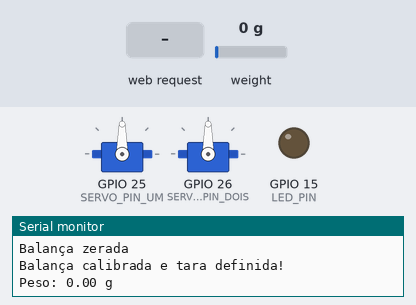
The sketch below on a simulated ESP32. Parts: 2 × servo, output pins drawn as LEDs (lit = HIGH), the last lines printed to the serial monitor. Inputs (shaded band) come from the test bench; at power-on: weight on the scale 0 g. WiFi joins after 1.5 s; servers stay silent unless stated.

Above: at 9.2 s.
9.3 s: HTTP request GET /door/on received
At 10.7 s:
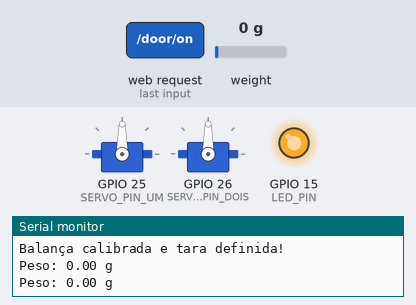
11.1 s: HTTP request GET /door/off received
At 11.9 s:
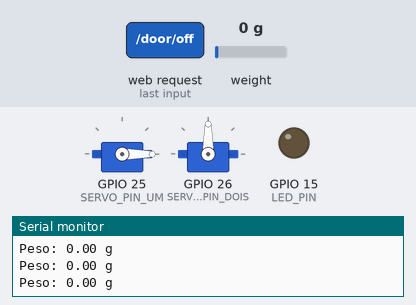
12.7 s: HTTP request GET /peso/loadFood received
At 14.7 s:
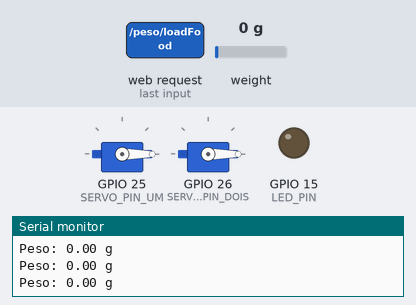
Timing chart, 0 to 16.3 s (numbered marks = the images above; inputs shaded):
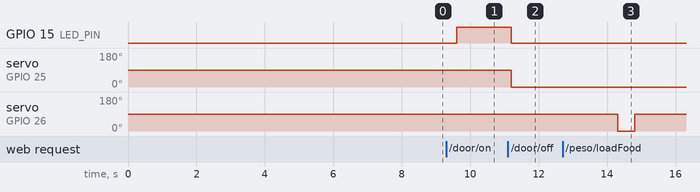

The sketch:

arduino.ino
```cpp
#include <WiFi.h>
#include <WebServer.h>
#include <ESP32Servo.h>
#include "HX711.h"

// definindo login e senha wifi
const char* ssid = "gabi";
const char* password = "12345678";
WebServer server(80);
// fim def


// inicio definindo variaveis

#define LED_PIN 15
#define SERVO_PIN_UM 25
#define SERVO_PIN_DOIS 26
#define CARGA_DT 12
#define CARGA_SCKT 14

Servo servoMotor1;
Servo servoMotor2;
HX711 balanca;

float fator_calibracao = -6740;
float pesoAtual = 0;
bool food = false;

// fim definindo variaveis


//inicio config wifi/local server
void conectarWifi() {
   //ip

   //wifi
  WiFi.begin(ssid, password);
  while (WiFi.status() != WL_CONNECTED) {
    delay(1000);
    Serial.println("Connecting to WiFi...");
  }
  Serial.println("Connected to WiFi");

  Serial.print("IP address: ");
  Serial.println(WiFi.localIP());


  // definindo rotas servidor
  server.on("/door/on", HTTP_GET, handleOpenDoor);
  server.on("/door/off", HTTP_GET, handleCloseDoor);
  server.on("/peso/food", HTTP_GET, handleSendWeight);
  server.on("/peso/loadFood", HTTP_GET, handleWeightRemote);
  server.begin();
  Serial.println("HTTP server started");

}


void setup() {
  Serial.begin(115200);

  //setando pinos
  servoMotor1.attach(SERVO_PIN_UM);
  servoMotor2.attach(SERVO_PIN_DOIS);
  pinMode(LED_PIN, OUTPUT);

  //chamando funçoes do estabulo
  conectarWifi();
  configuraBalanca();
}

void loop() {
  //esperando requisiçoes
  server.handleClient();

  //trabalhando o peso
  handleWeight();
}


void handleRoot() {
  digitalWrite(LED_PIN, HIGH);
}

// inicio funçoes peso
void zeraBalanca() {
  balanca.tare();
  Serial.println("Balança zerada");
}

void configuraBalanca() {
  balanca.begin(CARGA_DT, CARGA_SCKT);
  balanca.set_scale(fator_calibracao);
  delay(5000);
  zeraBalanca();
  Serial.println("Balança calibrada e tara definida!");
}

void handleWeightRemote() {

  //funcionando
  server.sendHeader("Access-Control-Allow-Origin", "*");
  servoMotor2.write(90);
  delay(1500);
  servoMotor2.write(0);
  server.send(200, "text/plain", "Comida Colocada!");
}

void handleFood() {
  if(food){
    servoMotor2.write(90);
    food = false;
  } else {
      //pesado
      servoMotor2.write(0);
  }
}

void handleWeight() {
  pesoAtual = balanca.get_units(5), 2;
  Serial.print("Peso: ");
  Serial.print(pesoAtual);

  if (pesoAtual < 5.00) {
    //pesado
    food = true;
    handleFood();
  } else {
    //leve
    food = false;
    handleFood();
  }
  Serial.println(" g");
  balanca.read();
  delay(1000);
  }

  // inicio função mandar peso

  void handleSendWeight() {
    server.sendHeader("Access-Control-Allow-Origin", "*");
    server.send(200, "text/plain", String(pesoAtual));
  }

  // fim função mandar peso

//fim funçoes peso


//inicio controle das portas
void handleOpenDoor() {
  server.sendHeader("Access-Control-Allow-Origin", "*");
  servoMotor1.write(90);
  digitalWrite(LED_PIN, HIGH);
  server.send(200, "text/plain", "Porta Aberta");
}

void handleCloseDoor() {
  server.sendHeader("Access-Control-Allow-Origin", "*");
  servoMotor1.write(-30);
  digitalWrite(LED_PIN, LOW);
  server.send(200, "text/plain", "Porta Fechada");
}
//fim controle das portas

//inicio controle alimentador
```

Measured:
- after the input at 9.3 s, GPIO 15 (LED_PIN): LOW → HIGH after 0.31 s
- after the input at 11.1 s, GPIO 15 (LED_PIN): HIGH → LOW after 0.11 s; servo on GPIO 25 (SERVO_PIN_UM): 90° → 0° after 0.11 s
- after the input at 12.7 s, servo on GPIO 26 (SERVO_PIN_DOIS): 90° → 0° after 1.6 s, → 90° 0.50 s later
